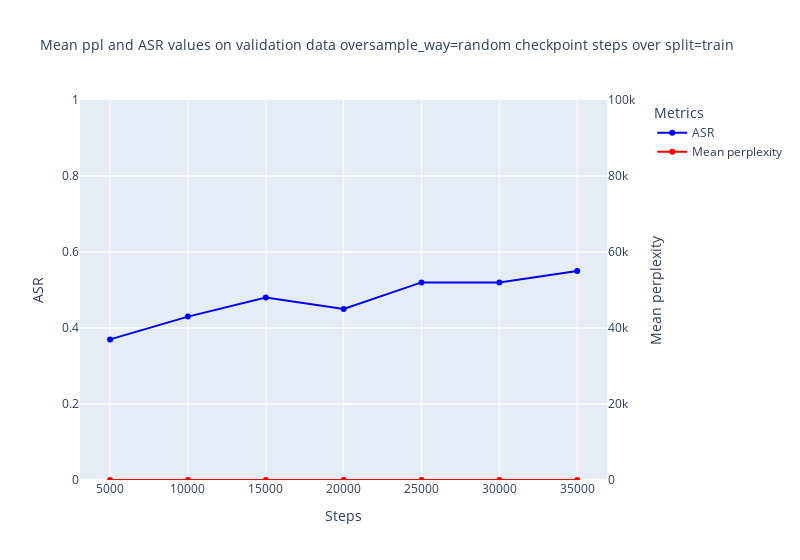

The notebook cell saved with this chart:
### Code cell
root='/fs/ess/PAA0201/lzy37ld/why_attack/ckpt'
sample_way="random"
ckpt_name=f'prompter_victim=llama2-7b-chat_prompt_type=q_p_model_name=llama2-base_sample_way_and_n_sample={sample_way}_nsample=200_epoch_5'
split="train"
dir_base_name = os.path.join(root,ckpt_name) 
# 示例：搜索 'a/b/c/checkpoint-123/*.json'
"/fs/ess/PAA0201/lzy37ld/why_attack/ckpt/prompter_victim=llama2-7b-chat_prompt_type=q_p_model_name=llama2-base_sample_way_and_n_sample=step_nsample=200_epoch_5/"  # Replace with the actual folder path
files = find_files(f'{dir_base_name}/*{split}_analysis/**/*.jsonl')
# print(files)
data = convert_to_d(files)
plot(data,sample_way,split)

### Figure 1 — Plotly figure (JSON) as saved in the notebook; plotly's stock layout.template omitted (floating-point values rounded to 4 significant figures)
{"data": [{"line": {"color": "blue"}, "mode": "lines+markers", "name": "ASR", "type": "scatter", "x": ["5000", "10000", "15000", "20000", "25000", "30000", "35000"], "xaxis": "x", "y": [0.37, 0.43, 0.48, 0.45, 0.52, 0.52, 0.55], "yaxis": "y"}, {"line": {"color": "red"}, "mode": "lines+markers", "name": "Mean perplexity", "type": "scatter", "x": ["5000", "10000", "15000", "20000", "25000", "30000", "35000"], "xaxis": "x", "y": [-1, -1, -1, -1, -1, -1, -1], "yaxis": "y2"}], "layout": {"legend": {"title": {"text": "Metrics"}}, "title": {"font": {"size": 14}, "text": "Mean ppl and ASR values on validation data oversample_way=random checkpoint steps over split=train"}, "width": 800, "xaxis": {"anchor": "y", "domain": [0, 0.94], "title": {"text": "Steps"}}, "yaxis": {"anchor": "x", "domain": [0, 1], "range": [0, 1], "title": {"text": "ASR"}}, "yaxis2": {"anchor": "x", "overlaying": "y", "range": [0, 100000], "side": "right", "title": {"text": "Mean perplexity"}}}}
